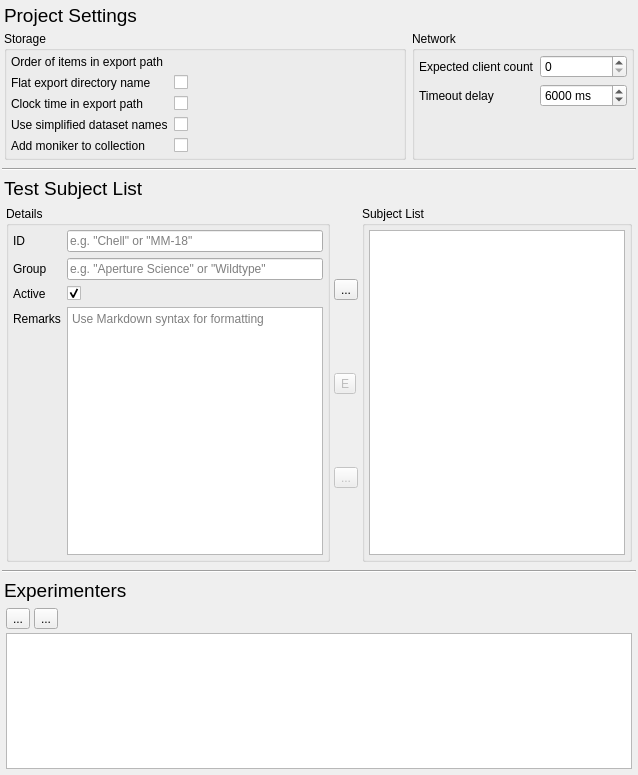
      <widget class="QWidget" name="pageProject">
       <layout class="QVBoxLayout" name="verticalLayout_2">
        <property name="spacing">
         <number>4</number>
        </property>
        <property name="leftMargin">
         <number>2</number>
        </property>
        <property name="topMargin">
         <number>2</number>
        </property>
        <property name="rightMargin">
         <number>2</number>
        </property>
        <property name="bottomMargin">
         <number>2</number>
        </property>
        <item>
         <widget class="QWidget" name="widgetProjectSettingsContainer" native="true">
          <property name="sizePolicy">
           <sizepolicy hsizetype="Preferred" vsizetype="Maximum">
            <horstretch>0</horstretch>
            <verstretch>0</verstretch>
           </sizepolicy>
          </property>
          <layout class="QVBoxLayout" name="verticalLayout_3">
           <property name="spacing">
            <number>4</number>
           </property>
           <property name="leftMargin">
            <number>2</number>
           </property>
           <property name="topMargin">
            <number>2</number>
           </property>
           <property name="rightMargin">
            <number>2</number>
           </property>
           <property name="bottomMargin">
            <number>2</number>
           </property>
           <item>
            <widget class="QLabel" name="label_2">
             <property name="font">
              <font>
               <pointsize>14</pointsize>
              </font>
             </property>
             <property name="text">
              <string>Project Settings</string>
             </property>
            </widget>
           </item>
           <item>
            <widget class="QWidget" name="widgetProjectSettings" native="true">
             <layout class="QHBoxLayout" name="horizontalLayout_7">
              <property name="leftMargin">
               <number>0</number>
              </property>
              <property name="topMargin">
               <number>0</number>
              </property>
              <property name="rightMargin">
               <number>0</number>
              </property>
              <property name="bottomMargin">
               <number>2</number>
              </property>
              <item>
               <widget class="QGroupBox" name="gbStorageSettings">
                <property name="sizePolicy">
                 <sizepolicy hsizetype="Preferred" vsizetype="Expanding">
                  <horstretch>0</horstretch>
                  <verstretch>0</verstretch>
                 </sizepolicy>
                </property>
                <property name="title">
                 <string>Storage</string>
                </property>
                <layout class="QFormLayout" name="storageSettingsLayout">
                 <property name="horizontalSpacing">
                  <number>6</number>
                 </property>
                 <property name="verticalSpacing">
                  <number>6</number>
                 </property>
                 <property name="leftMargin">
                  <number>4</number>
                 </property>
                 <property name="topMargin">
                  <number>4</number>
                 </property>
                 <property name="rightMargin">
                  <number>4</number>
                 </property>
                 <property name="bottomMargin">
                  <number>4</number>
                 </property>
                 <item row="0" column="0">
                  <widget class="QLabel" name="exportDirOrderLabel">
                   <property name="text">
                    <string>Order of items in export path</string>
                   </property>
                  </widget>
                 </item>
                 <item row="0" column="1">
                  <widget class="ChipOrderWidget" name="exportDirOrderWidget" native="true">
                   <property name="enabled">
                    <bool>true</bool>
                   </property>
                   <property name="sizePolicy">
                    <sizepolicy hsizetype="MinimumExpanding" vsizetype="Fixed">
                     <horstretch>0</horstretch>
                     <verstretch>0</verstretch>
                    </sizepolicy>
                   </property>
                   <property name="minimumSize">
                    <size>
                     <width>0</width>
                     <height>0</height>
                    </size>
                   </property>
                   <property name="maximumSize">
                    <size>
                     <width>16777215</width>
                     <height>30</height>
                    </size>
                   </property>
                   <property name="toolTip">
                    <string>Drag items to reorder the export directory path components.</string>
                   </property>
                  </widget>
                 </item>
                 <item row="2" column="0">
                  <widget class="QLabel" name="addClockTimeToExportDirLabel">
                   <property name="toolTip">
                    <string/>
                   </property>
                   <property name="text">
                    <string>Clock time in export path</string>
                   </property>
                  </widget>
                 </item>
                 <item row="2" column="1">
                  <widget class="QCheckBox" name="cbClockTimeInExportDir">
                   <property name="toolTip">
                    <string>Include hours/minutes in export directory name, not just the current date</string>
                   </property>
                  </widget>
                 </item>
                 <item row="3" column="0">
                  <widget class="QLabel" name="simplifiedStorageNamesLabel">
                   <property name="toolTip">
                    <string/>
                   </property>
                   <property name="text">
                    <string>Use simplified dataset names</string>
                   </property>
                  </widget>
                 </item>
                 <item row="3" column="1">
                  <widget class="QCheckBox" name="cbSimpleStorageNames">
                   <property name="toolTip">
                    <string>Simplify the names of datasets that are saved to disk, e.g. they will be lowercased, some characters may be replaced and no whitespaces will be used.</string>
                   </property>
                  </widget>
                 </item>
                 <item row="1" column="0">
                  <widget class="QLabel" name="flatExportDirNameLabel">
                   <property name="text">
                    <string>Flat export directory name</string>
                   </property>
                  </widget>
                 </item>
                 <item row="1" column="1">
                  <widget class="QCheckBox" name="cbFlatExportDirName">
                   <property name="toolTip">
                    <string>Do not create a hierarchical export directory structure, but just one folder instead</string>
                   </property>
                  </widget>
                 </item>
                 <item row="4" column="0">
                  <widget class="QLabel" name="addMonikerLabel">
                   <property name="text">
                    <string>Add moniker to collection</string>
                   </property>
                  </widget>
                 </item>
                 <item row="4" column="1">
                  <widget class="QCheckBox" name="cbAddMoniker">
                   <property name="toolTip">
                    <string>Add a short, human-readable moniker for the recording in addition to its machine-readable UUID</string>
                   </property>
                  </widget>
                 </item>
                </layout>
               </widget>
              </item>
              <item>
               <widget class="QGroupBox" name="gbNetworkSettings">
                <property name="title">
                 <string>Network</string>
                </property>
                <layout class="QFormLayout" name="extraSettingsLayout">
                 <property name="leftMargin">
                  <number>4</number>
                 </property>
                 <property name="topMargin">
                  <number>4</number>
                 </property>
                 <property name="rightMargin">
                  <number>4</number>
                 </property>
                 <property name="bottomMargin">
                  <number>4</number>
                 </property>
                 <item row="0" column="0">
                  <widget class="QLabel" name="lblNetExpectedClients">
                   <property name="text">
                    <string>Expected client count</string>
                   </property>
                  </widget>
                 </item>
                 <item row="0" column="1">
                  <widget class="QSpinBox" name="sbNetExpectedClients">
                   <property name="toolTip">
                    <string>Number of listener confirmations the controller must receive before proceeding with the run (0 = fire-and-forget, no waiting)</string>
                   </property>
                   <property name="minimum">
                    <number>0</number>
                   </property>
                   <property name="maximum">
                    <number>256</number>
                   </property>
                   <property name="value">
                    <number>0</number>
                   </property>
                  </widget>
                 </item>
                 <item row="1" column="0">
                  <widget class="QLabel" name="lblNetTimeout">
                   <property name="text">
                    <string>Timeout delay</string>
                   </property>
                  </widget>
                 </item>
                 <item row="1" column="1">
                  <widget class="QSpinBox" name="sbNetTimeout">
                   <property name="toolTip">
                    <string>Maximum time to wait for network responses before continuing or aborting (milliseconds)</string>
                   </property>
                   <property name="suffix">
                    <string> ms</string>
                   </property>
                   <property name="minimum">
                    <number>100</number>
                   </property>
                   <property name="maximum">
                    <number>120000</number>
                   </property>
                   <property name="singleStep">
                    <number>100</number>
                   </property>
                   <property name="value">
                    <number>6000</number>
                   </property>
                  </widget>
                 </item>
                 <item row="2" column="0">
                  <spacer name="verticalSpacer">
                   <property name="orientation">
                    <enum>Qt::Orientation::Vertical</enum>
                   </property>
                   <property name="sizeHint" stdset="0">
                    <size>
                     <width>20</width>
                     <height>40</height>
                    </size>
                   </property>
                  </spacer>
                 </item>
                </layout>
               </widget>
              </item>
             </layout>
            </widget>
           </item>
          </layout>
         </widget>
        </item>
        <item>
         <widget class="Line" name="line_2">
          <property name="orientation">
           <enum>Qt::Orientation::Horizontal</enum>
          </property>
         </widget>
        </item>
        <item>
         <widget class="QWidget" name="widget_7" native="true">
          <property name="sizePolicy">
           <sizepolicy hsizetype="Preferred" vsizetype="Preferred">
            <horstretch>0</horstretch>
            <verstretch>0</verstretch>
           </sizepolicy>
          </property>
          <layout class="QVBoxLayout" name="verticalLayout_6">
           <property name="spacing">
            <number>4</number>
           </property>
           <property name="leftMargin">
            <number>0</number>
           </property>
           <property name="topMargin">
            <number>0</number>
           </property>
           <property name="rightMargin">
            <number>0</number>
           </property>
           <property name="bottomMargin">
            <number>0</number>
           </property>
           <item>
            <widget class="QWidget" name="widgetTestSubjectsContainer" native="true">
             <property name="sizePolicy">
              <sizepolicy hsizetype="Preferred" vsizetype="Preferred">
               <horstretch>0</horstretch>
               <verstretch>2</verstretch>
              </sizepolicy>
             </property>
             <property name="minimumSize">
              <size>
               <width>0</width>
               <height>200</height>
              </size>
             </property>
             <layout class="QVBoxLayout" name="verticalLayout_9">
              <property name="spacing">
               <number>4</number>
              </property>
              <property name="leftMargin">
               <number>2</number>
              </property>
              <property name="topMargin">
               <number>2</number>
              </property>
              <property name="rightMargin">
               <number>2</number>
              </property>
              <property name="bottomMargin">
               <number>2</number>
              </property>
              <item>
               <widget class="QLabel" name="label_3">
                <property name="font">
                 <font>
                  <pointsize>14</pointsize>
                 </font>
                </property>
                <property name="text">
                 <string>Test Subject List</string>
                </property>
               </widget>
              </item>
              <item>
               <widget class="QWidget" name="widgetTestSubjectList" native="true">
                <property name="sizePolicy">
                 <sizepolicy hsizetype="Preferred" vsizetype="Expanding">
                  <horstretch>0</horstretch>
                  <verstretch>2</verstretch>
                 </sizepolicy>
                </property>
                <layout class="QHBoxLayout" name="horizontalLayout_11">
                 <property name="spacing">
                  <number>2</number>
                 </property>
                 <property name="leftMargin">
                  <number>2</number>
                 </property>
                 <property name="topMargin">
                  <number>2</number>
                 </property>
                 <property name="rightMargin">
                  <number>2</number>
                 </property>
                 <property name="bottomMargin">
                  <number>2</number>
                 </property>
                 <item>
                  <widget class="QGroupBox" name="gbSubjectDetails">
                   <property name="title">
                    <string>Details</string>
                   </property>
                   <layout class="QFormLayout" name="layoutSubjectDetails">
                    <property name="sizeConstraint">
                     <enum>QLayout::SizeConstraint::SetDefaultConstraint</enum>
                    </property>
                    <property name="horizontalSpacing">
                     <number>6</number>
                    </property>
                    <property name="verticalSpacing">
                     <number>6</number>
                    </property>
                    <property name="leftMargin">
                     <number>4</number>
                    </property>
                    <property name="topMargin">
                     <number>4</number>
                    </property>
                    <property name="rightMargin">
                     <number>4</number>
                    </property>
                    <property name="bottomMargin">
                     <number>4</number>
                    </property>
                    <item row="1" column="0">
                     <widget class="QLabel" name="iDLabel">
                      <property name="text">
                       <string>ID</string>
                      </property>
                     </widget>
                    </item>
                    <item row="1" column="1">
                     <widget class="QLineEdit" name="idLineEdit">
                      <property name="placeholderText">
                       <string>e.g. &quot;Chell&quot; or &quot;MM-18&quot;</string>
                      </property>
                     </widget>
                    </item>
                    <item row="2" column="0">
                     <widget class="QLabel" name="groupLabel">
                      <property name="text">
                       <string>Group</string>
                      </property>
                     </widget>
                    </item>
                    <item row="2" column="1">
                     <widget class="QLineEdit" name="groupLineEdit">
                      <property name="baseSize">
                       <size>
                        <width>0</width>
                        <height>0</height>
                       </size>
                      </property>
                      <property name="placeholderText">
                       <string>e.g. &quot;Aperture Science&quot; or &quot;Wildtype&quot;</string>
                      </property>
                     </widget>
                    </item>
                    <item row="3" column="0">
                     <widget class="QLabel" name="subjectActiveLabel">
                      <property name="text">
                       <string>Active</string>
                      </property>
                     </widget>
                    </item>
                    <item row="3" column="1">
                     <widget class="QCheckBox" name="cbSubjectActive">
                      <property name="checked">
                       <bool>true</bool>
                      </property>
                     </widget>
                    </item>
                    <item row="4" column="0">
                     <widget class="QLabel" name="remarksLabel">
                      <property name="text">
                       <string>Remarks</string>
                      </property>
                     </widget>
                    </item>
                    <item row="4" column="1">
                     <widget class="QPlainTextEdit" name="remarksTextEdit">
                      <property name="sizePolicy">
                       <sizepolicy hsizetype="Expanding" vsizetype="Expanding">
                        <horstretch>0</horstretch>
                        <verstretch>1</verstretch>
                       </sizepolicy>
                      </property>
                      <property name="placeholderText">
                       <string>Use Markdown syntax for formatting</string>
                      </property>
                     </widget>
                    </item>
                   </layout>
                  </widget>
                 </item>
                 <item>
                  <widget class="QWidget" name="widget" native="true">
                   <layout class="QVBoxLayout" name="verticalLayout_10">
                    <property name="spacing">
                     <number>2</number>
                    </property>
                    <property name="leftMargin">
                     <number>2</number>
                    </property>
                    <property name="topMargin">
                     <number>2</number>
                    </property>
                    <property name="rightMargin">
                     <number>2</number>
                    </property>
                    <property name="bottomMargin">
                     <number>2</number>
                    </property>
                    <item>
                     <widget class="QToolButton" name="btnSubjectAdd">
                      <property name="text">
                       <string>...</string>
                      </property>
                      <property name="icon">
                       <iconset theme="list-add"/>
                      </property>
                     </widget>
                    </item>
                    <item>
                     <widget class="QToolButton" name="btnSubjectApplyEdit">
                      <property name="enabled">
                       <bool>false</bool>
                      </property>
                      <property name="text">
                       <string>E</string>
                      </property>
                      <property name="icon">
                       <iconset theme="edit-entry"/>
                      </property>
                     </widget>
                    </item>
                    <item>
                     <widget class="QToolButton" name="btnSubjectRemove">
                      <property name="enabled">
                       <bool>false</bool>
                      </property>
                      <property name="text">
                       <string>...</string>
                      </property>
                      <property name="icon">
                       <iconset theme="list-remove"/>
                      </property>
                     </widget>
                    </item>
                   </layout>
                  </widget>
                 </item>
                 <item>
                  <widget class="QGroupBox" name="gbSubjects">
                   <property name="title">
                    <string>Subject List</string>
                   </property>
                   <layout class="QVBoxLayout" name="verticalLayout_11">
                    <property name="spacing">
                     <number>6</number>
                    </property>
                    <property name="leftMargin">
                     <number>4</number>
                    </property>
                    <property name="topMargin">
                     <number>4</number>
                    </property>
                    <property name="rightMargin">
                     <number>4</number>
                    </property>
                    <property name="bottomMargin">
                     <number>4</number>
                    </property>
                    <item>
                     <widget class="QListView" name="subjectListView"/>
                    </item>
                   </layout>
                  </widget>
                 </item>
                </layout>
               </widget>
              </item>
             </layout>
            </widget>
           </item>
           <item>
            <widget class="Line" name="line_3">
             <property name="orientation">
              <enum>Qt::Orientation::Horizontal</enum>
             </property>
            </widget>
           </item>
           <item>
            <widget class="QWidget" name="widgetExperimentersContainer" native="true">
             <property name="sizePolicy">
              <sizepolicy hsizetype="Preferred" vsizetype="Preferred">
               <horstretch>0</horstretch>
               <verstretch>1</verstretch>
              </sizepolicy>
             </property>
             <layout class="QVBoxLayout" name="verticalLayout_8">
              <property name="spacing">
               <number>4</number>
              </property>
              <property name="leftMargin">
               <number>2</number>
              </property>
              <property name="topMargin">
               <number>2</number>
              </property>
              <property name="rightMargin">
               <number>2</number>
              </property>
              <property name="bottomMargin">
               <number>2</number>
              </property>
              <item>
               <widget class="QLabel" name="label_4">
                <property name="font">
                 <font>
                  <pointsize>14</pointsize>
                 </font>
                </property>
                <property name="text">
                 <string>Experimenters</string>
                </property>
               </widget>
              </item>
              <item>
               <widget class="QWidget" name="widgetExperimenters" native="true">
                <layout class="QVBoxLayout" name="verticalLayout_7">
                 <property name="spacing">
                  <number>4</number>
                 </property>
                 <property name="leftMargin">
                  <number>2</number>
                 </property>
                 <property name="topMargin">
                  <number>2</number>
                 </property>
                 <property name="rightMargin">
                  <number>2</number>
                 </property>
                 <property name="bottomMargin">
                  <number>2</number>
                 </property>
                 <item>
                  <widget class="QWidget" name="widget_9" native="true">
                   <layout class="QHBoxLayout" name="horizontalLayout_13">
                    <property name="spacing">
                     <number>4</number>
                    </property>
                    <property name="leftMargin">
                     <number>0</number>
                    </property>
                    <property name="topMargin">
                     <number>0</number>
                    </property>
                    <property name="rightMargin">
                     <number>0</number>
                    </property>
                    <property name="bottomMargin">
                     <number>0</number>
                    </property>
                    <item>
                     <widget class="QToolButton" name="btnExperimenterAdd">
                      <property name="text">
                       <string>...</string>
                      </property>
                      <property name="icon">
                       <iconset theme="list-add"/>
                      </property>
                     </widget>
                    </item>
                    <item>
                     <widget class="QToolButton" name="btnExperimenterRemove">
                      <property name="text">
                       <string>...</string>
                      </property>
                      <property name="icon">
                       <iconset theme="list-remove"/>
                      </property>
                     </widget>
                    </item>
                    <item>
                     <spacer name="horizontalSpacer">
                      <property name="orientation">
                       <enum>Qt::Orientation::Horizontal</enum>
                      </property>
                      <property name="sizeHint" stdset="0">
                       <size>
                        <width>40</width>
                        <height>20</height>
                       </size>
                      </property>
                     </spacer>
                    </item>
                   </layout>
                  </widget>
                 </item>
                 <item>
                  <widget class="QListView" name="experimenterListView"/>
                 </item>
                </layout>
               </widget>
              </item>
             </layout>
            </widget>
           </item>
          </layout>
         </widget>
        </item>
       </layout>
      </widget>
